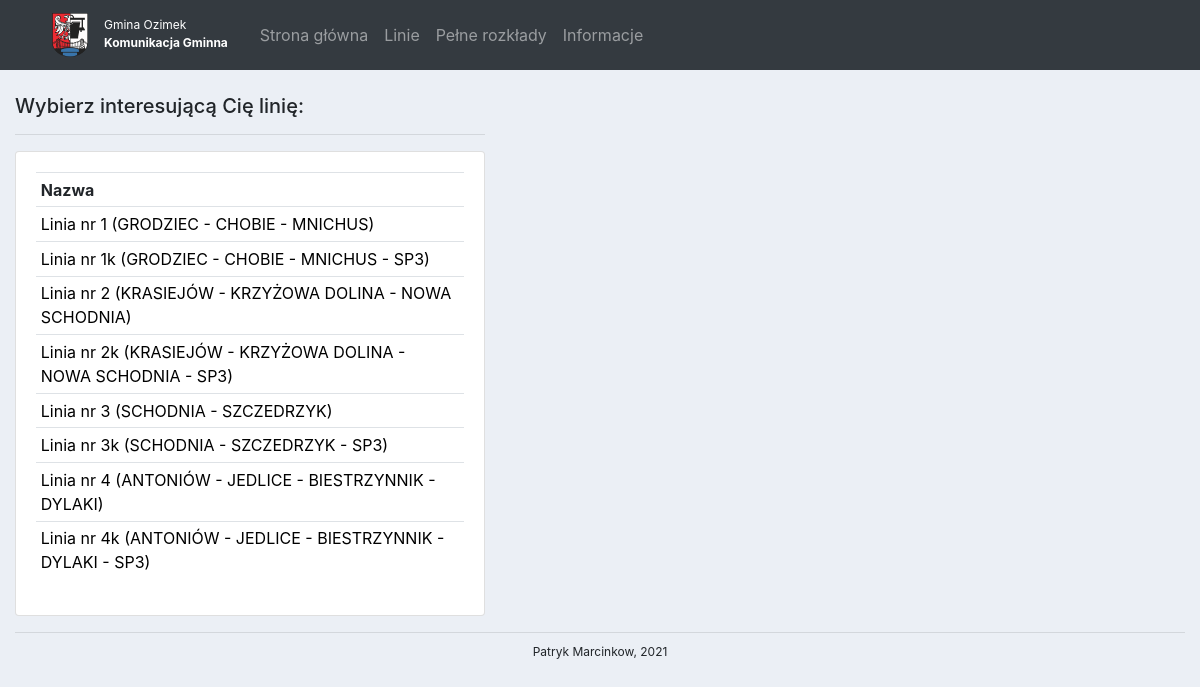
Page /routes on the earlier database version.
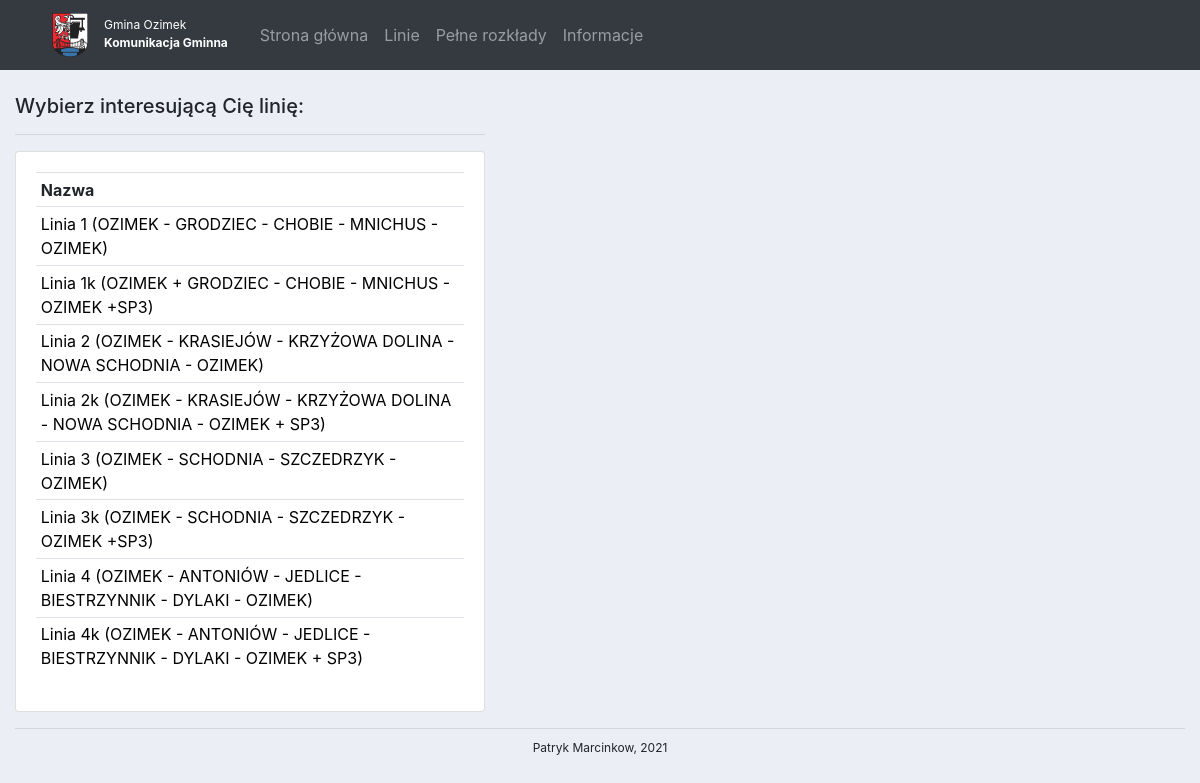
Same page on the later database version.
### timetable/models.py (models this page shows, shortened)
class Route(models.Model):
    name = models.CharField(max_length=100, null=True)

### timetable/views.py (the view)
# urls.py: path('routes', views.routes, name="timetables"),
def routes(request):
    routes = Route.objects.all().order_by('name')
    return render(request, 'timetable/timetables.html', {'routes': routes})

### timetable/templates/timetable/timetables.html
{% extends 'timetable/main.html' %}
{% block content %}
<br>
    <div class="row">
        <div class="col-md-5">
            <h5>Wybierz interesującą Cię linię:</h5>
            <hr>
            <div class="card card-body">
                <table class="table table-sm">
                    <tr>
                        <th>Nazwa</th>
                    </tr>
                    {% for route in routes %}
                        <tr>
                            <td><a href="{% url 'timetable' route.id %}">{{route.name}}</a></td>
                        </tr>
                    {% endfor %}
                </table>
            </div>
        </div>
    </div>
{% endblock %}

### timetable/templates/timetable/main.html (shortened to what this page needs)
<!DOCTYPE html>
{% load static %}
<html lang="en">
<head>
    <link rel="stylesheet" href="https://stackpath.bootstrapcdn.com/bootstrap/4.3.1/css/bootstrap.min.css">
    <link rel="stylesheet" type="text/css" href="{% static 'timetable/css/main.css' %}">
</head>
<body>
    {% include 'timetable/navbar.html' %}
    <div class="container-fluid">
    {% block content %}
    {% endblock %}
    <hr>
    <sub><center>Patryk Marcinkow, 2021</center></sub>
</div>
</body>
</html>

### timetable/templates/timetable/navbar.html (shortened to what this page needs)
{% load static %}
<nav class="navbar navbar-expand-lg navbar-dark bg-dark">
  <a href="{% url 'home' %}">
    <div id="logo">
      <img class="navbar-brand" style="max-width: 3vw; display: inline-block; float: left;" src="{% static 'timetable/images/logo.png' %}">
      <div id="logo_text">
        <div>
          Gmina Ozimek
        </div>
        <div>
          <b>Komunikacja Gminna</b>
        </div>
      </div>
    </div>
  </a>
  <div class="collapse navbar-collapse" id="navbarNav">
    <ul class="navbar-nav">
      <li class="nav-item">
        <a class="nav-link" href="{% url 'home' %}">Strona główna</a>
      </li>
      <li class="nav-item">
        <a class="nav-link" href="#">Linie</a>
      </li>
      <li class="nav-item">
        <a class="nav-link" href="{% url 'timetables' %}">Pełne rozkłady</a>
      </li>
      <li class="nav-item">
        <a class="nav-link" href="#">Informacje</a>
      </li>
    </ul>
  </div>
</nav>

### timetable/static/timetable/css/main.css (style rules this page uses)
body { background-color: #ebeff5; }
td a { text-decoration: none; color: black; }
#logo { color: white; font-size: 1vw; transition: .3s; margin-left: 3vw; }
#logo_text { display: inline-block; margin-right: 2vw; padding-top: 1vh; }

Differences in the rows shown:
changed Route: name "Linia nr 1 (GRODZIEC - CHOBIE - MNICHUS)" → "Linia 1 (OZIMEK - GRODZIEC - CHOBIE - MNICHUS - OZIMEK)"
changed Route: name "Linia nr 1k (GRODZIEC - CHOBIE - MNICHUS - SP3)" → "Linia 1k (OZIMEK + GRODZIEC - CHOBIE - MNICHUS - OZIMEK +SP3)"
changed Route: name "Linia nr 2 (KRASIEJÓW - KRZYŻOWA DOLINA - NOWA SCHODNIA)" → "Linia 2 (OZIMEK - KRASIEJÓW - KRZYŻOWA DOLINA - NOWA SCHODNIA - OZIMEK)"
changed Route: name "Linia nr 2k (KRASIEJÓW - KRZYŻOWA DOLINA - NOWA SCHODNIA - SP3)" → "Linia 2k (OZIMEK - KRASIEJÓW - KRZYŻOWA DOLINA - NOWA SCHODNIA - OZIMEK + SP3)"
changed Route: name "Linia nr 3 (SCHODNIA - SZCZEDRZYK)" → "Linia 3 (OZIMEK - SCHODNIA - SZCZEDRZYK - OZIMEK)"
changed Route: name "Linia nr 3k (SCHODNIA - SZCZEDRZYK - SP3)" → "Linia 3k (OZIMEK - SCHODNIA - SZCZEDRZYK - OZIMEK +SP3)"
changed Route: name "Linia nr 4 (ANTONIÓW - JEDLICE - BIESTRZYNNIK - DYLAKI)" → "Linia 4 (OZIMEK - ANTONIÓW - JEDLICE - BIESTRZYNNIK - DYLAKI - OZIMEK)"
changed Route: name "Linia nr 4k (ANTONIÓW - JEDLICE - BIESTRZYNNIK - DYLAKI - SP3)" → "Linia 4k (OZIMEK - ANTONIÓW - JEDLICE - BIESTRZYNNIK - DYLAKI - OZIMEK + SP3)"
